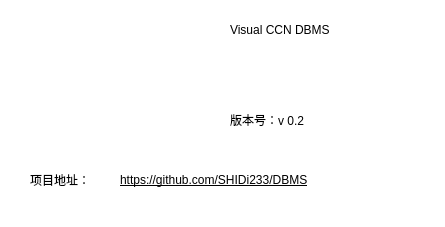
<?xml version="1.0" encoding="UTF-8"?>
<ui version="4.0">
 <class>About</class>
 <widget class="QMainWindow" name="About">
  <property name="geometry">
   <rect>
    <x>0</x>
    <y>0</y>
    <width>445</width>
    <height>227</height>
   </rect>
  </property>
  <property name="windowTitle">
   <string>About</string>
  </property>
  <property name="styleSheet">
   <string notr="true">background-color: rgb(255, 255, 255);</string>
  </property>
  <widget class="QWidget" name="centralwidget">
   <widget class="QLabel" name="label">
    <property name="geometry">
     <rect>
      <x>40</x>
      <y>20</y>
      <width>141</width>
      <height>131</height>
     </rect>
    </property>
    <property name="text">
     <string/>
    </property>
    <property name="pixmap">
     <pixmap resource="pic.qrc">:/image/user.png</pixmap>
    </property>
    <property name="scaledContents">
     <bool>true</bool>
    </property>
   </widget>
   <widget class="QLabel" name="label_2">
    <property name="geometry">
     <rect>
      <x>230</x>
      <y>20</y>
      <width>141</width>
      <height>20</height>
     </rect>
    </property>
    <property name="text">
     <string>Visual CCN DBMS</string>
    </property>
   </widget>
   <widget class="QLabel" name="label_3">
    <property name="geometry">
     <rect>
      <x>230</x>
      <y>110</y>
      <width>131</width>
      <height>20</height>
     </rect>
    </property>
    <property name="text">
     <string>版本号：v 0.2</string>
    </property>
   </widget>
   <widget class="QLabel" name="label_4">
    <property name="geometry">
     <rect>
      <x>120</x>
      <y>170</y>
      <width>451</width>
      <height>20</height>
     </rect>
    </property>
    <property name="font">
     <font>
      <underline>true</underline>
     </font>
    </property>
    <property name="text">
     <string>https://github.com/SHIDi233/DBMS</string>
    </property>
   </widget>
   <widget class="QLabel" name="label_5">
    <property name="geometry">
     <rect>
      <x>30</x>
      <y>170</y>
      <width>71</width>
      <height>20</height>
     </rect>
    </property>
    <property name="text">
     <string>项目地址：</string>
    </property>
   </widget>
  </widget>
  <widget class="QMenuBar" name="menubar">
   <property name="geometry">
    <rect>
     <x>0</x>
     <y>0</y>
     <width>445</width>
     <height>26</height>
    </rect>
   </property>
  </widget>
 </widget>
 <resources>
  <include location="pic.qrc"/>
 </resources>
 <connections/>
</ui>
